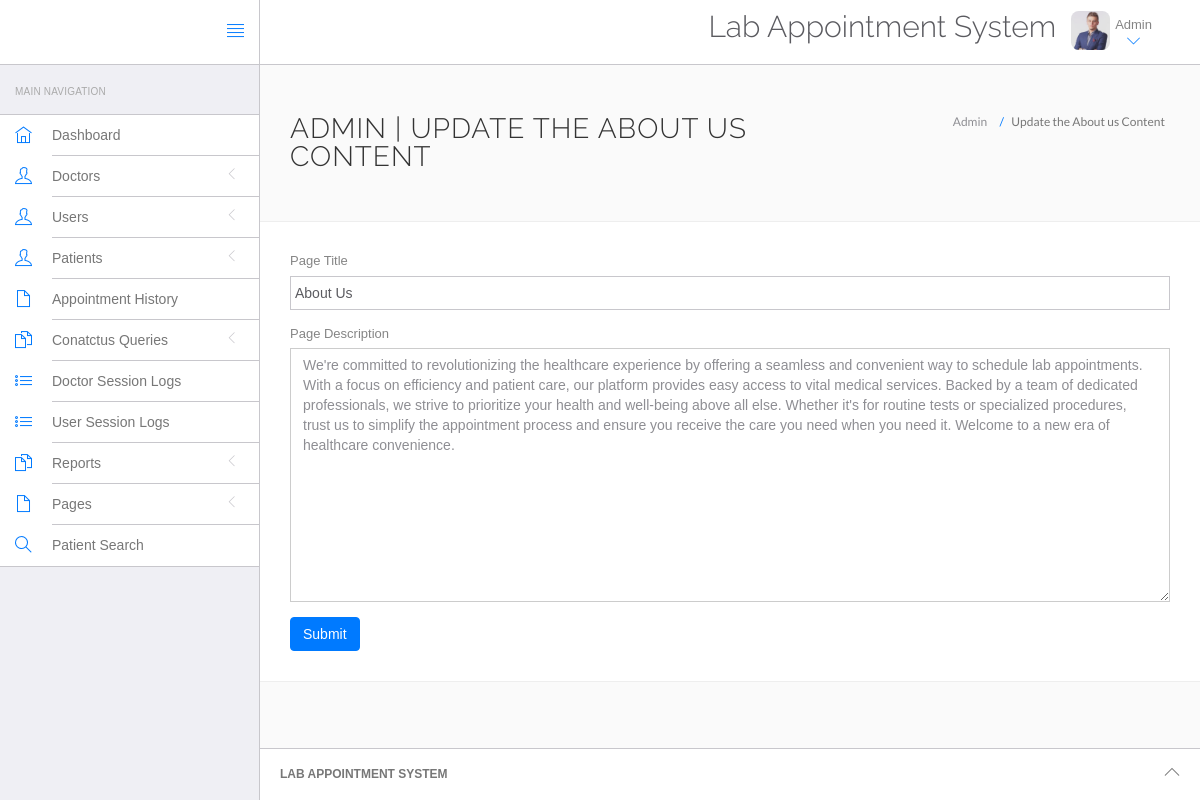
The page /las/admin/about-us.php (signed in) on the database its author committed.
### tables this page shows
CREATE TABLE `tblpage` (
  `ID` int(10) NOT NULL,
  `PageType` varchar(200) DEFAULT NULL,
  `PageTitle` varchar(200) DEFAULT NULL,
  `PageDescription` mediumtext DEFAULT NULL,
  `Email` varchar(120) DEFAULT NULL,
  `MobileNumber` bigint(10) DEFAULT NULL,
  `UpdationDate` timestamp NULL DEFAULT current_timestamp(),
  `OpenningTime` varchar(255) DEFAULT NULL
);

### las/admin/about-us.php (the view, shortened to what this page needs)
<?php
include('include/config.php');
if(strlen($_SESSION['id']==0)) {
 header('location:logout.php');
  } else{
?>
<!DOCTYPE html>
<html lang="en">
	<head>
		<link rel="stylesheet" href="vendor/bootstrap/css/bootstrap.min.css">
		<link rel="stylesheet" href="vendor/fontawesome/css/font-awesome.min.css">
		<link rel="stylesheet" href="vendor/themify-icons/themify-icons.min.css">
		<link href="vendor/animate.css/animate.min.css" rel="stylesheet" media="screen">
		<link href="vendor/perfect-scrollbar/perfect-scrollbar.min.css" rel="stylesheet" media="screen">
		<link href="vendor/switchery/switchery.min.css" rel="stylesheet" media="screen">
		<link href="vendor/bootstrap-touchspin/jquery.bootstrap-touchspin.min.css" rel="stylesheet" media="screen">
		<link href="vendor/select2/select2.min.css" rel="stylesheet" media="screen">
		<link href="vendor/bootstrap-datepicker/bootstrap-datepicker3.standalone.min.css" rel="stylesheet" media="screen">
		<link href="vendor/bootstrap-timepicker/bootstrap-timepicker.min.css" rel="stylesheet" media="screen">
		<link rel="stylesheet" href="assets/css/styles.css">
		<link rel="stylesheet" href="assets/css/plugins.css">
		<link rel="stylesheet" href="assets/css/themes/theme-1.css" id="skin_color" />
	</head>
	<body>
		<div id="app">
<?php include('include/sidebar.php');?>
			<div class="app-content">
					<?php include('include/header.php');?>
				<div class="main-content" >
					<div class="wrap-content container" id="container">
						<section id="page-title">
							<div class="row">
								<div class="col-sm-8">
									<h1 class="mainTitle">Admin  | Update the About us Content</h1>
																	</div>
								<ol class="breadcrumb">
									<li>
										<span>Admin </span>
									</li>
									<li class="active">
										<span>Update the About us Content</span>
									</li>
								</ol>
							</div>
						</section>
						<div class="container-fluid container-fullw bg-white">
									<div class="row">
								<div class="col-md-12">
                  <form class="forms-sample" method="post">
                    <?php
$ret=mysqli_query($con,"select * from  tblpage where PageType='aboutus'");
while ($row=mysqli_fetch_array($ret)) {
?>
                    <div class="form-group">
                       <label for="exampleInputUsername1">Page Title</label>
                      <input id="pagetitle" name="pagetitle" type="text" class="form-control" required="true" value="<?php  echo $row['PageTitle'];?>">
                    </div>
                    <div class="form-group">
                      <label for="exampleInputEmail1">Page Description</label>
                      <textarea class="form-control" name="pagedes" id="pagedes" rows="12"><?php  echo $row['PageDescription'];?></textarea>
                    </div>
                    <?php } ?>
                    <button type="submit" class="btn btn-primary mr-2" name="submit">Submit</button>
                  </form>
								</div>
							</div>
								</div>
					</div>
				</div>
			</div>
	<?php include('include/footer.php');?>
		</div>
	</body>
</html>
<?php } ?>

### las/admin/assets/css/themes/theme-1.css (style rules this page uses)
body { background: #FAFAFA; }

### rows shown on the page
tblpage: pagetitle "About Us", pagedes "We're committed to revolutionizing the healthcare experience by offering a seamless and convenient way to schedule lab appointments. With a focus on efficiency and patient care, our platform provides easy access to vital medical services. Backed by a team of dedicated professionals, we strive to prioritize your health and well-being above all else. Whether it's for routine tests or specialized procedures, trust us to simplify the appointment process and ensure you receive the care you need when you need it. Welcome to a new era of healthcare convenience."
